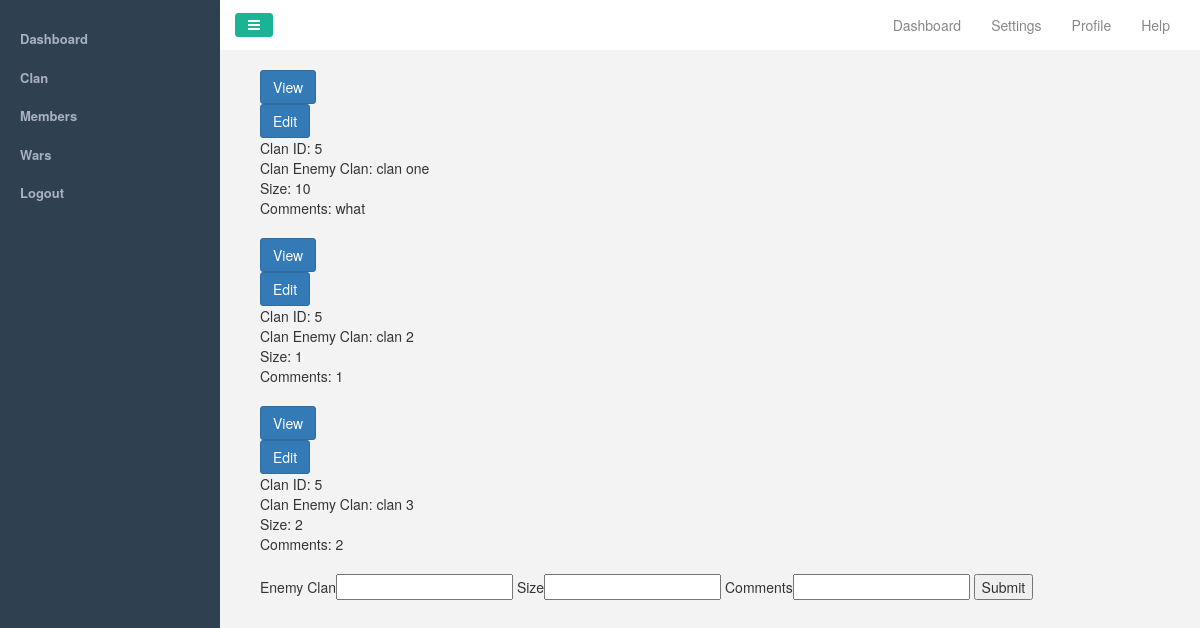
The app's page /wars.php (signed in) with its own data.
### tables this page shows
CREATE TABLE IF NOT EXISTS `war` (
  `id` int(11) NOT NULL AUTO_INCREMENT,
  `clan_id` int(11) NOT NULL,
  `enemy_clan` varchar(50) NOT NULL,
  `size` int(5) NOT NULL,
  `comments` varchar(255) DEFAULT NULL,
  PRIMARY KEY (`id`),
  KEY `clan_id` (`clan_id`)
);

### wars.php (the view, shortened to what this page needs)
<?php require($_SERVER['DOCUMENT_ROOT']."/wartracker/templatestart.php"); ?>
<?php
	$query = "SELECT id FROM clan WHERE user_id = :user_id";
	$query_params = array(':user_id' => $_SESSION['user']['id']);
	$stmt = $db->prepare($query);
	$stmt->execute($query_params);
	$row = $stmt->fetch();
	$clan_id = $row['id'];
	$query = "SELECT id, clan_id, enemy_clan, size, comments FROM war WHERE clan_id = :clan_id";
	$query_params = array(':clan_id'=>$clan_id);
	$stmt = $db->prepare($query);
	$stmt->execute($query_params);
	$row = $stmt->fetchAll();
	foreach ($row as $war) {
		echo '<a href="war/'.$war['id'].'" class="btn btn-primary">View</a><br>';
		echo '<a href="war/edit/'.$war['id'].'" class="btn btn-primary">Edit</a><br>';
		echo 'Clan ID: '.$war['clan_id'];
		echo '<br>';
		echo 'Clan Enemy Clan: '.$war['enemy_clan'];
		echo '<br>';
		echo 'Size: '.$war['size'];
		echo '<br>';
		echo 'Comments: '.$war['comments'];
		echo '<br>';
		echo '<br>';
	}
?>
<form action="wars" method="post">
	Enemy Clan<input type="text" name="enemy_clan"></input>
	Size<input type="text" name="size"></input>
	Comments<input type="text" name="comments"></input>
	<input type="submit"></input>
</form>
<?php require($_SERVER['DOCUMENT_ROOT']."/wartracker/templatestop.php"); ?>

### css/custom.css (style rules this page uses)
body { font-family: "open sans", "Helvetica Neue", Helvetica,Arial, sans-serif; }
@media (min-width: 768px) { body { position: relative; margin-left: 220px; padding-top: 0; } }
.btn { border-radius: 3px; }

### records on screen
war: clan "5", enemy_clan "clan one", size "10", comments "what"
war: clan "5", enemy_clan "clan 2", size "1", comments "1"
war: clan "5", enemy_clan "clan 3", size "2", comments "2"
